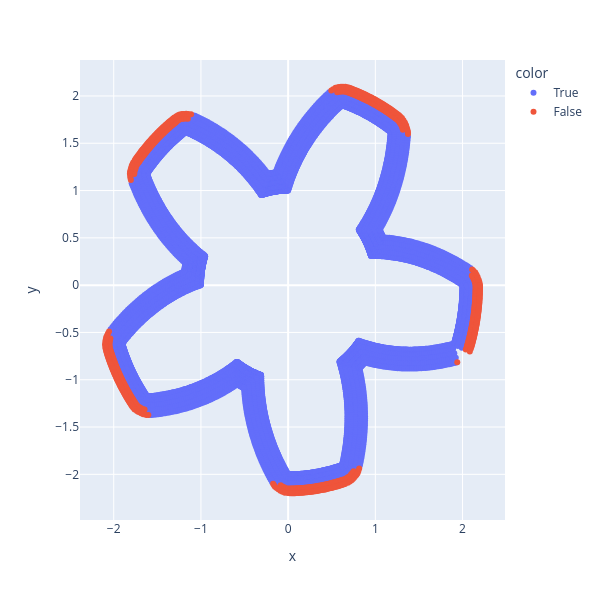

Notebook cell for this chart:
### Code cell
px.scatter(x = X, y = Y, color = A , render_mode='svg', width=600, height=600)

### Figure 1 — Plotly figure (JSON) as saved in the notebook; plotly's stock layout.template omitted (floating-point values rounded to 4 significant figures; data arrays with more than 128 entries replaced by an {"elided": "..."} marker saying what was removed)
{"data": [{"hovertemplate": "color=True<br>x=%{x}<br>y=%{y}<extra></extra>", "legendgroup": "True", "marker": {"color": "#636efa", "symbol": "circle"}, "mode": "markers", "name": "True", "orientation": "v", "showlegend": true, "type": "scatter", "x": {"elided": "5847 float values"}, "xaxis": "x", "y": {"elided": "5847 float values"}, "yaxis": "y"}, {"hovertemplate": "color=False<br>x=%{x}<br>y=%{y}<extra></extra>", "legendgroup": "False", "marker": {"color": "#EF553B", "symbol": "circle"}, "mode": "markers", "name": "False", "orientation": "v", "showlegend": true, "type": "scatter", "x": {"elided": "613 float values"}, "xaxis": "x", "y": {"elided": "613 float values"}, "yaxis": "y"}], "layout": {"height": 600, "legend": {"title": {"text": "color"}, "tracegroupgap": 0}, "margin": {"t": 60}, "width": 600, "xaxis": {"anchor": "y", "domain": [0, 1], "title": {"text": "x"}}, "yaxis": {"anchor": "x", "domain": [0, 1], "title": {"text": "y"}}}}
